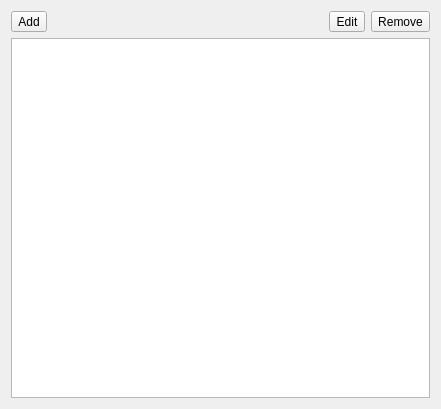
<?xml version="1.0" encoding="UTF-8"?>
<ui version="4.0">
 <class>MarkerEditorWidget</class>
 <widget class="QWidget" name="MarkerEditorWidget">
  <property name="geometry">
   <rect>
    <x>0</x>
    <y>0</y>
    <width>441</width>
    <height>409</height>
   </rect>
  </property>
  <property name="windowTitle">
   <string>Form</string>
  </property>
  <layout class="QVBoxLayout" name="verticalLayout">
   <item>
    <layout class="QHBoxLayout" name="horizontalLayout_3">
     <item>
      <widget class="QToolButton" name="addButton">
       <property name="text">
        <string>Add</string>
       </property>
      </widget>
     </item>
     <item>
      <spacer name="horizontalSpacer">
       <property name="orientation">
        <enum>Qt::Horizontal</enum>
       </property>
       <property name="sizeHint" stdset="0">
        <size>
         <width>40</width>
         <height>20</height>
        </size>
       </property>
      </spacer>
     </item>
     <item>
      <widget class="QToolButton" name="editButton">
       <property name="text">
        <string>Edit</string>
       </property>
      </widget>
     </item>
     <item>
      <widget class="QToolButton" name="removeButton">
       <property name="text">
        <string>Remove</string>
       </property>
      </widget>
     </item>
    </layout>
   </item>
   <item>
    <widget class="QSplitter" name="tableSplitter">
     <property name="orientation">
      <enum>Qt::Vertical</enum>
     </property>
     <property name="handleWidth">
      <number>2</number>
     </property>
     <property name="childrenCollapsible">
      <bool>false</bool>
     </property>
     <widget class="QTableView" name="table">
      <property name="sizePolicy">
       <sizepolicy hsizetype="Expanding" vsizetype="Expanding">
        <horstretch>0</horstretch>
        <verstretch>4</verstretch>
       </sizepolicy>
      </property>
      <property name="baseSize">
       <size>
        <width>0</width>
        <height>100</height>
       </size>
      </property>
      <property name="editTriggers">
       <set>QAbstractItemView::CurrentChanged|QAbstractItemView::DoubleClicked|QAbstractItemView::EditKeyPressed|QAbstractItemView::SelectedClicked</set>
      </property>
      <property name="alternatingRowColors">
       <bool>true</bool>
      </property>
      <property name="selectionMode">
       <enum>QAbstractItemView::SingleSelection</enum>
      </property>
      <property name="selectionBehavior">
       <enum>QAbstractItemView::SelectRows</enum>
      </property>
      <property name="textElideMode">
       <enum>Qt::ElideMiddle</enum>
      </property>
      <property name="showGrid">
       <bool>false</bool>
      </property>
      <property name="wordWrap">
       <bool>false</bool>
      </property>
      <property name="cornerButtonEnabled">
       <bool>false</bool>
      </property>
     </widget>
    </widget>
   </item>
  </layout>
 </widget>
 <resources/>
 <connections/>
</ui>
